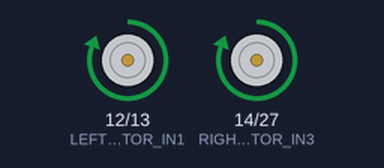
This sketch was run on a simulated ESP32. Parts: motor-driver pin pairs drawn as motors (green arrow = first pin HIGH = forward, orange = second pin HIGH = backward, longer = more drive). What the sketch prints to the serial monitor is not drawn.

Above: at 1.5 s.
At 4.5 s:
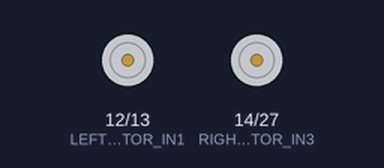
Timing chart, 0 to 7.8 s (numbered marks = the images above):
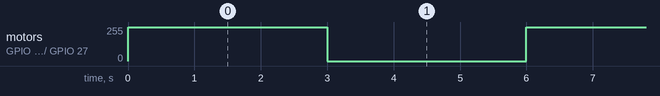

The sketch:

rhkwp.ino
```cpp
// ⚠️ 보라색 보드 초록 터미널 옆 P 숫자를 확인 후 맞추세요!
// 아래 숫자는 예시입니다. (P12, P13, P14, P27로 가정)
const int LEFT_MOTOR_IN1 = 12;
const int LEFT_MOTOR_IN2 = 13;
const int RIGHT_MOTOR_IN3 = 14;
const int RIGHT_MOTOR_IN4 = 27;

void setup() {
  Serial.begin(115200);

  pinMode(LEFT_MOTOR_IN1, OUTPUT);
  pinMode(LEFT_MOTOR_IN2, OUTPUT);
  pinMode(RIGHT_MOTOR_IN3, OUTPUT);
  pinMode(RIGHT_MOTOR_IN4, OUTPUT);

  Serial.println("하드웨어 테스트 시작!");
}

void loop() {
  // 3초간 전진
  Serial.println("전진!");
  digitalWrite(LEFT_MOTOR_IN1, HIGH);
  digitalWrite(LEFT_MOTOR_IN2, LOW);
  digitalWrite(RIGHT_MOTOR_IN3, HIGH);
  digitalWrite(RIGHT_MOTOR_IN4, LOW);
  delay(3000);

  // 3초간 정지
  Serial.println("정지!");
  digitalWrite(LEFT_MOTOR_IN1, LOW);
  digitalWrite(LEFT_MOTOR_IN2, LOW);
  digitalWrite(RIGHT_MOTOR_IN3, LOW);
  digitalWrite(RIGHT_MOTOR_IN4, LOW);
  delay(3000);
}
```

Measured:
- by itself, motor on GPIO 12 (LEFT_MOTOR_IN1) / GPIO 13 (LEFT_MOTOR_IN2), motor on GPIO 14 (RIGHT_MOTOR_IN3) / GPIO 27 (RIGHT_MOTOR_IN4): alternates forward 255/255 for 3.0 s and stopped for 3.0 s
